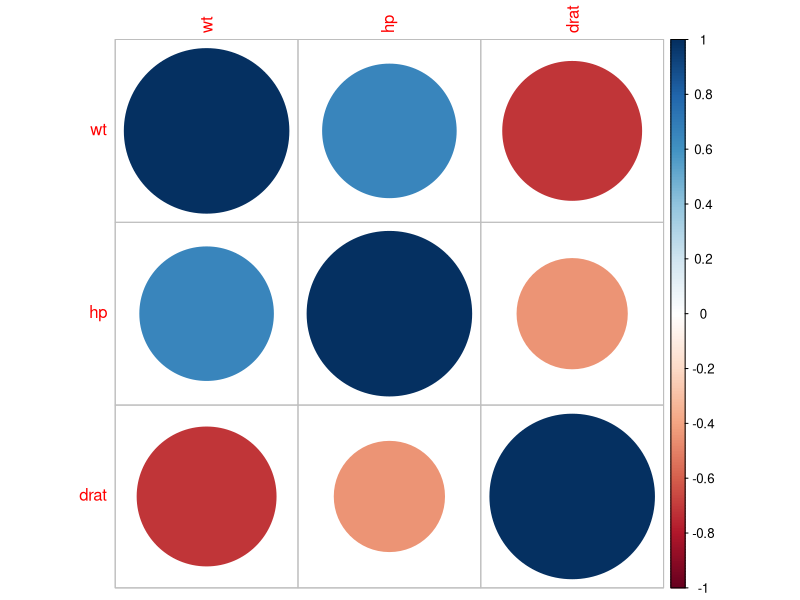
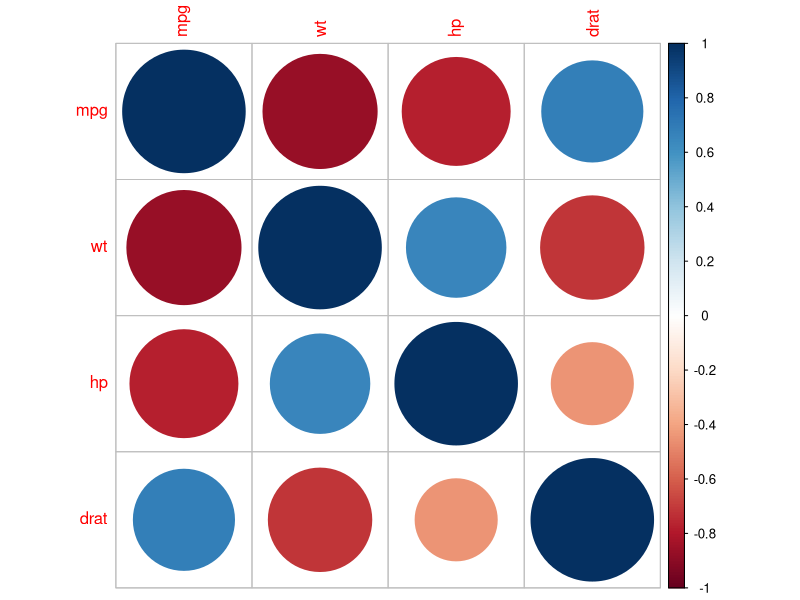
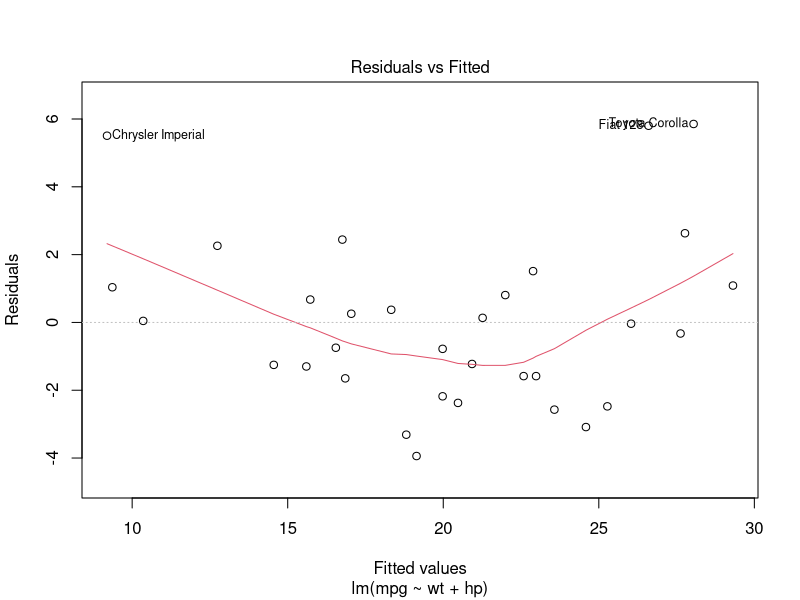
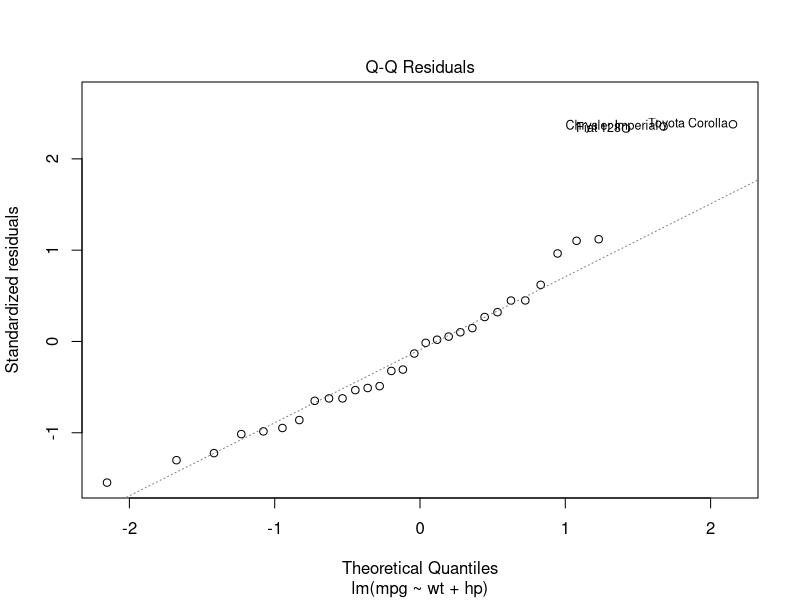
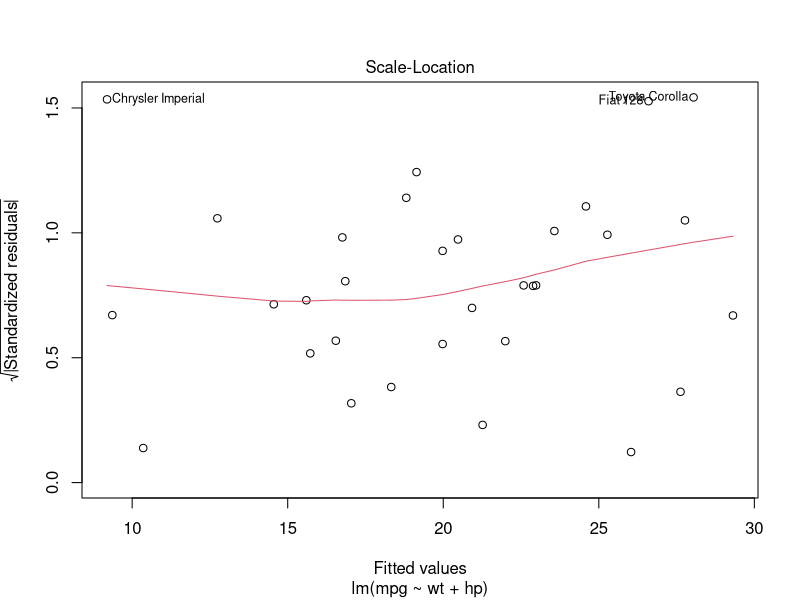
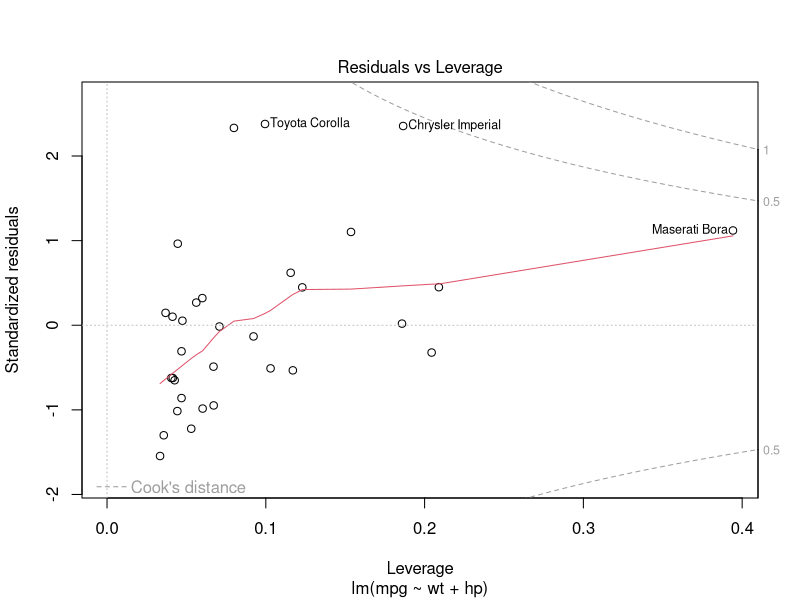
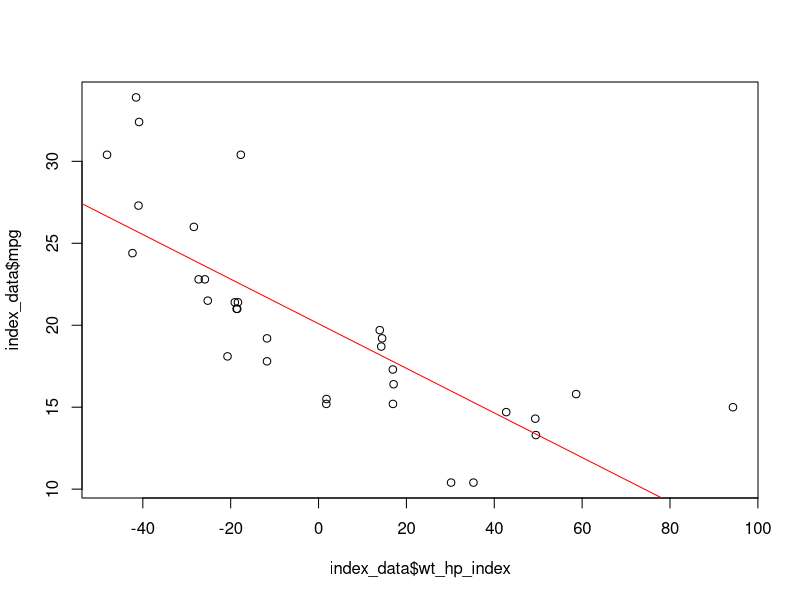
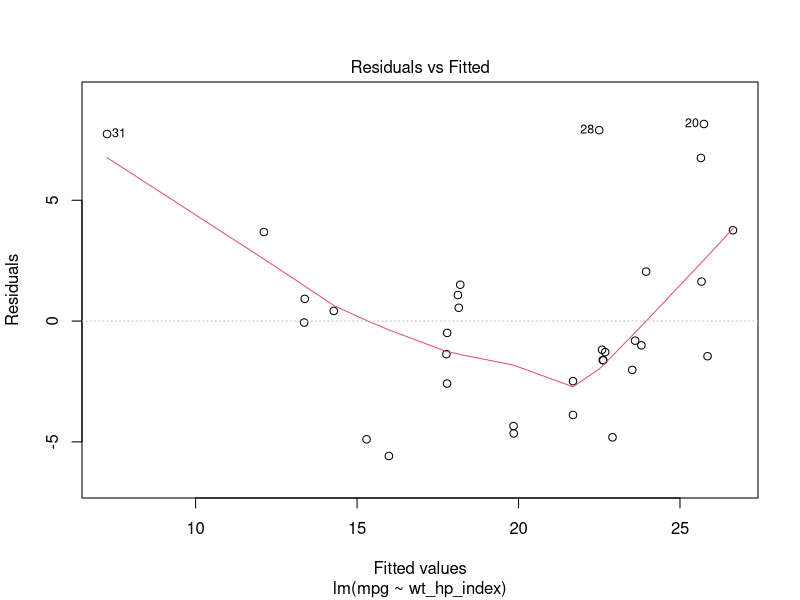

The R source for these figures, in order:
## ---- chunk 1
mlm <- lm(formula = mpg ~ wt + hp + drat, data = mtcars)
summary(mlm)
## ---- chunk 2
ivars <- mtcars[, c('wt', 'hp', 'drat')]
ivars_cor <- cor(ivars) # This computes Spearman's correlation
print(ivars_cor)
## ---- chunk 3
# install.packages('Hmisc')
library(Hmisc)
ivars_cor_p <- rcorr(as.matrix(ivars))
print(ivars_cor_p$P) # Get just the p-values
## ---- chunk 4
# install.packages('corrplot')
library(corrplot)
corrplot(ivars_cor, method = 'circle')
## ---- chunk 5
corrplot(cor(mtcars[, c('mpg', 'wt', 'hp', 'drat')]), method = 'circle')
## ---- chunk 6
cor_mlm <- lm(formula = mpg ~ wt + hp + drat + hp * drat, data = mtcars)
summary(cor_mlm)
## ---- chunk 7
no_drat_mlm <- lm(formula = mpg ~ wt + hp, data = mtcars)
summary(no_drat_mlm)
## ---- chunk 8
plot(no_drat_mlm)
## ---- chunk 9
mwt <- mean(mtcars$wt)
mhp <- mean(mtcars$hp)
wt_hp_index <- (mtcars$wt - mwt + mtcars$hp - mhp)/2
index_data <- data.frame(mtcars$mpg, wt_hp_index)
colnames(index_data) <- c('mpg', 'wt_hp_index')
wt_hp_mlm <- lm(mpg ~ wt_hp_index, data = index_data)
summary(wt_hp_mlm)
## ---- chunk 10
plot(index_data$wt_hp_index, index_data$mpg)
abline(wt_hp_mlm, col = 'red')
## ---- chunk 11
plot(wt_hp_mlm)
## ---- chunk 12
ess_pol <- read.csv('ess_pol.csv', header = TRUE, sep = ',')
head(ess_pol)
## ---- chunk 13
# We essentially look through each row, compute the sum of those that contain 9999 and keep only those which
# sum up to 0, i.e., those that do not contain 9999
for (v in c(5555, 6666, 7777, 8888, 9999)) {
  ess_pol <- ess_pol[rowSums(ess_pol == v, na.rm = TRUE) == 0, ]
}
## ---- chunk 14
ess_lm <- lm(formula = ess_data.ppltrst ~ ess_data.nwspol + ess_data.netusoft + ess_data.netustm, data = ess_pol)
summary(ess_lm)
plot(ess_lm)
